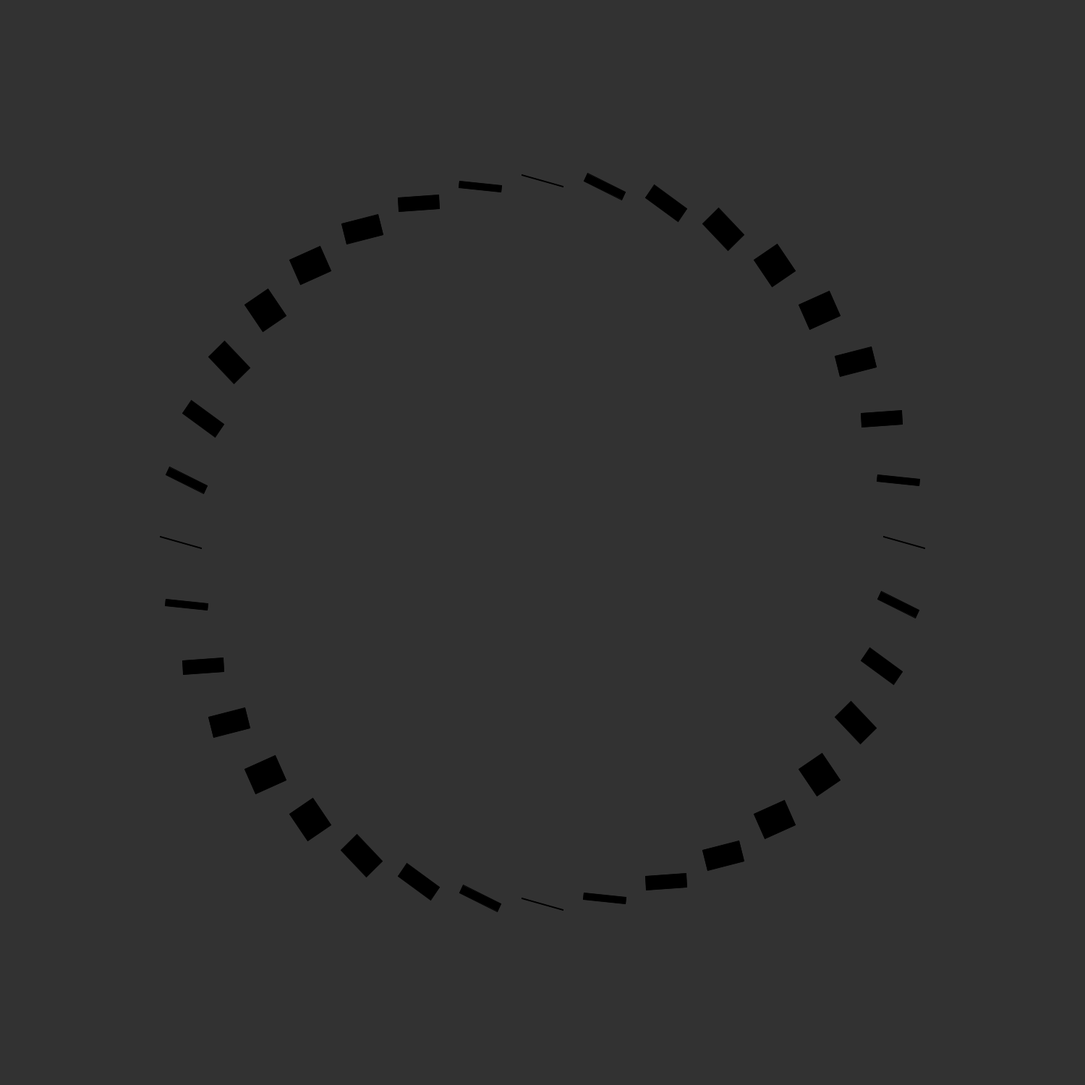
Frame 1 (no input)
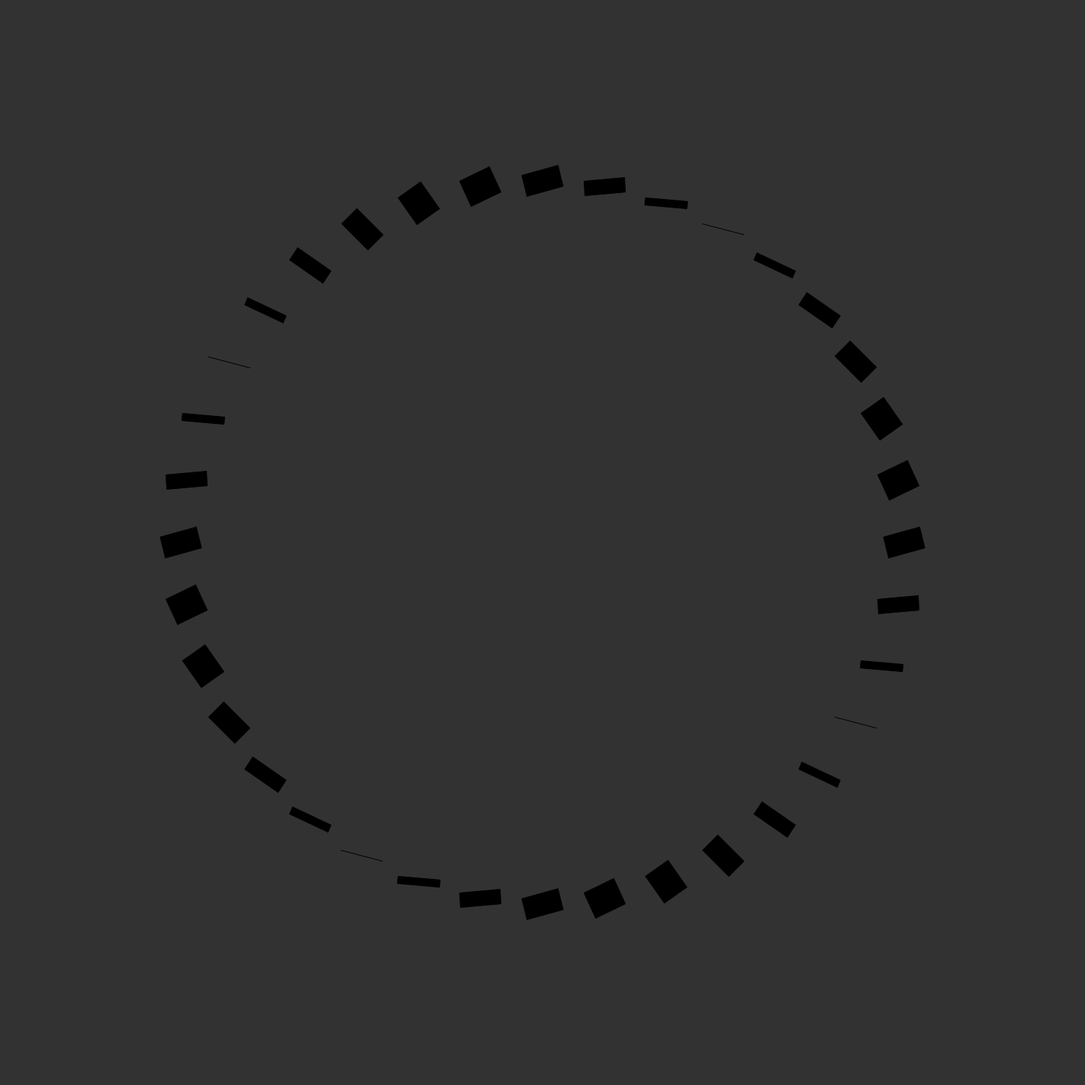
Frame 60 (the mouse pressed at the canvas centre just before this capture)
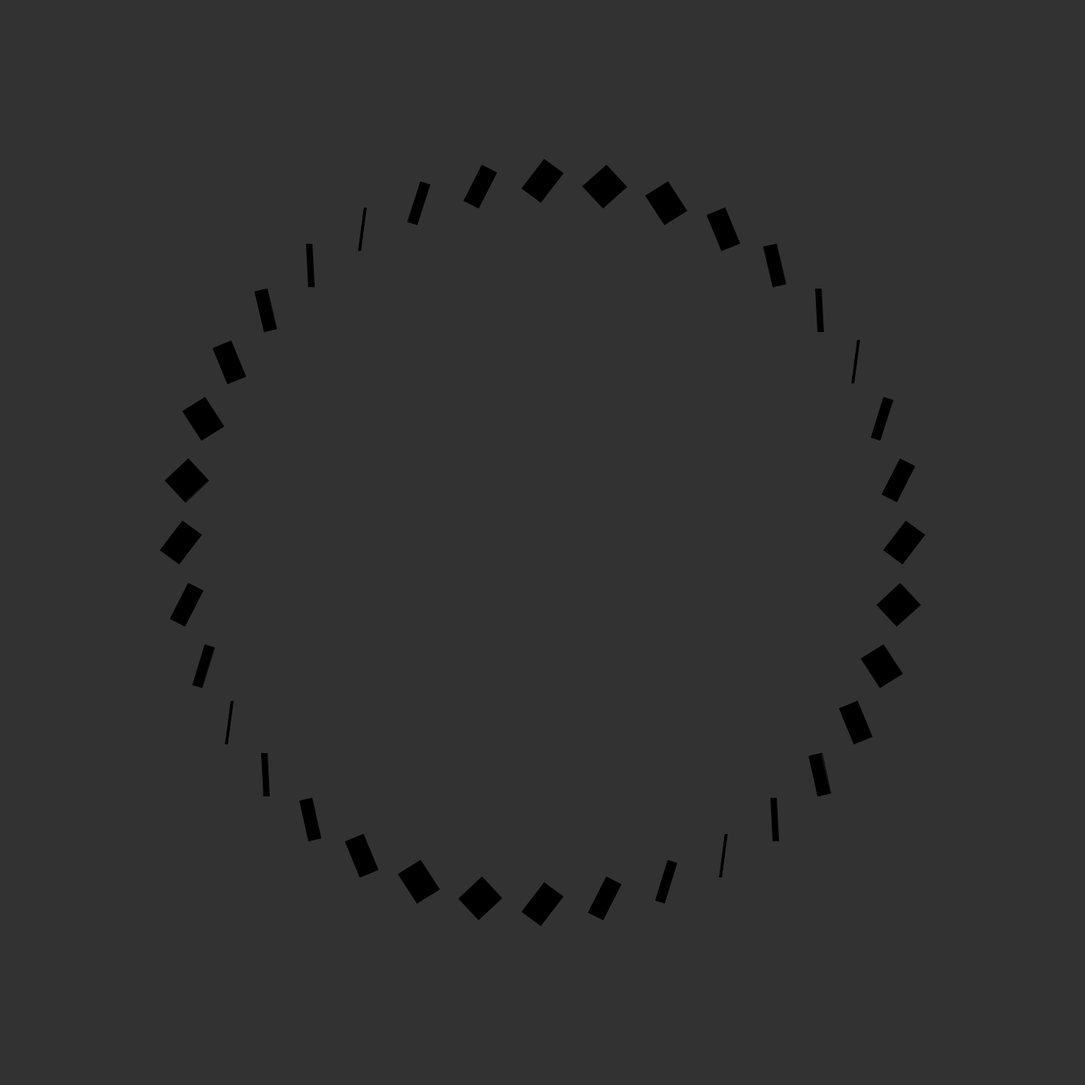
Frame 120 (the mouse held since frame 60 and released just before this capture)

The Processing sketch that drew these frames (run headless with seeded random() and noise(); from frame 60 on, the mouse is pressed at the canvas centre):

// Processing sketch: circle_of_interactive_shards
// ── circle_of_interactive_shards.pde
int default_radius = 500;
int current_iteration = 1;
int default_square_size = 30;
int step_size = 10;
PVector[] locations_by_degree = new PVector[360]; 


void setup() {
  size(1500, 1500);
  background(50);
  translate(width/2, height/2);
  rectMode(RADIUS);
  
  for (int i = 0; i < 360; i += step_size) {
    //float theta = map(i, 0, 360, -PI, PI);
    float theta = radians(i);
    float sin_theta = sin(theta);
    float cos_theta = cos(theta);
    
    int x = int(default_radius * sin_theta);
    int y = int(default_radius * cos_theta);
    int z = -int(i);
    locations_by_degree[i] = new PVector(x, y, z);
  }

  frameRate(60);
}

void draw() {
  clear();
  background(50);
  translate(width/2, height/2);
     
  for (int i = 0; i < 360; i += step_size) {
        
    PVector pv = locations_by_degree[i];
                    
    pushMatrix();
    translate(pv.x, pv.y);
    rotate(radians(pv.z + frameCount + (height-mouseY)/4));
    fill(0);
    rect(0,0, default_square_size * cos(radians(pv.z + frameCount + mouseX/8)), default_square_size * sin(radians(pv.z + frameCount + mouseX/8)));
    popMatrix();
  }
  
  //print(mouseX, mouseY, "\n");
}
